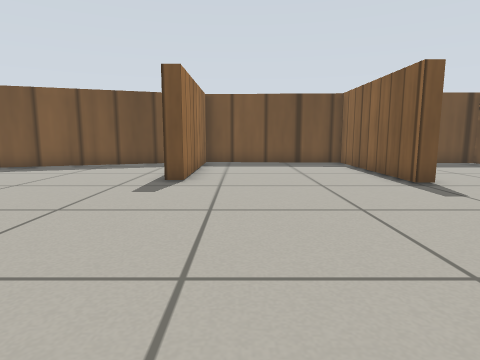
view 1 (above)

15 first-person views from a walk through a world built for the Gazebo simulator. The camera is 0.12 m above the floor, tilts 8° down and sees 75° across. The floor is counted in squares, 0.1 m on a side. Each view is taken from the middle of a square. On the plan, view 1 faces up. The plan holds only what a view shows up to about 13 squares ahead; the rest is blank. Simple patterns stand in for the simulator's built-in surfaces.

view 2
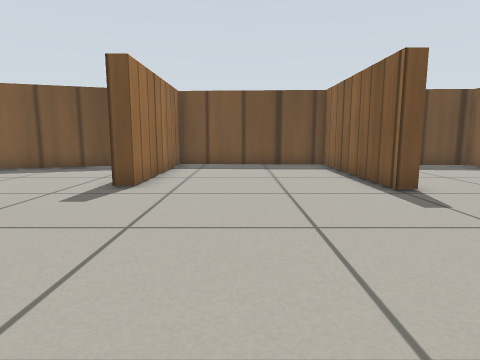

view 3
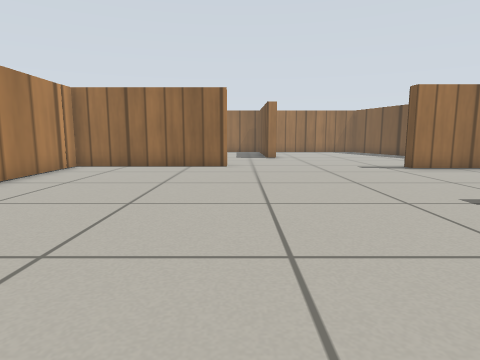

view 4
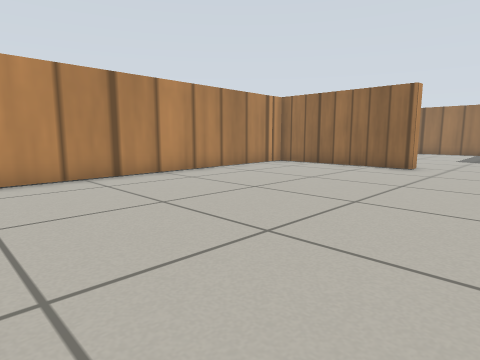

view 5
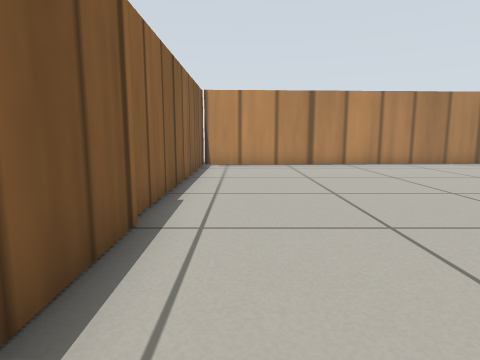

view 6
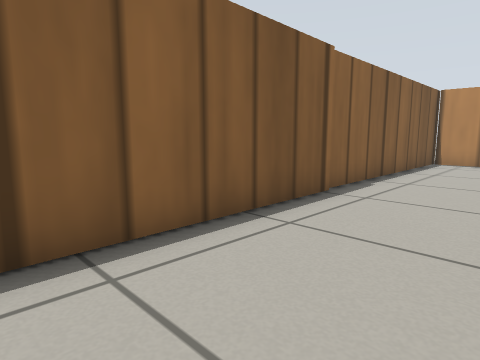

view 7
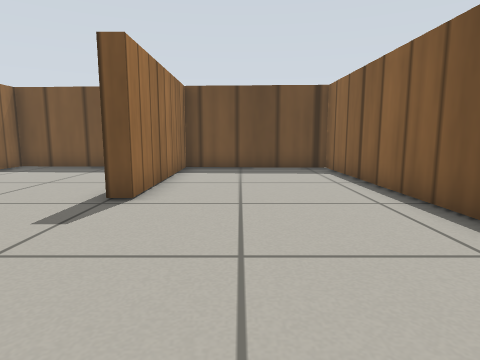

view 8
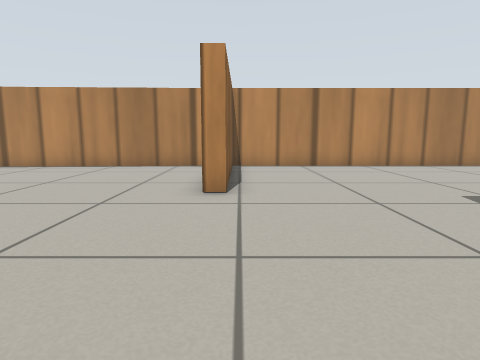

view 9
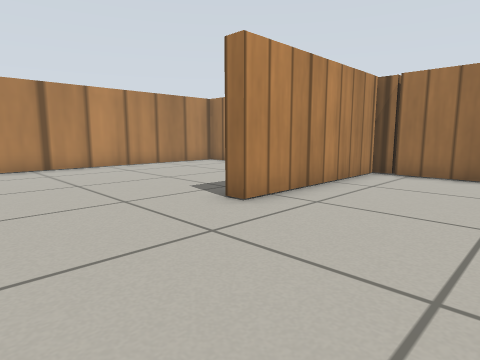

view 10
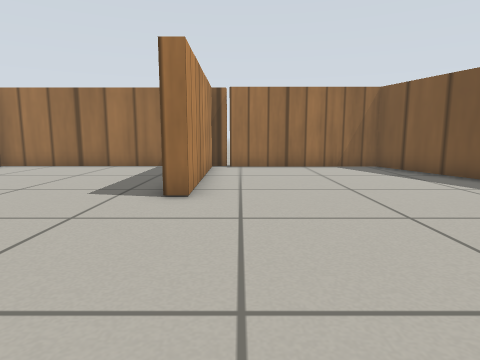

view 11
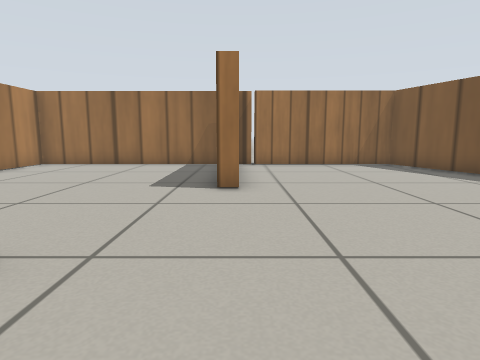

view 12
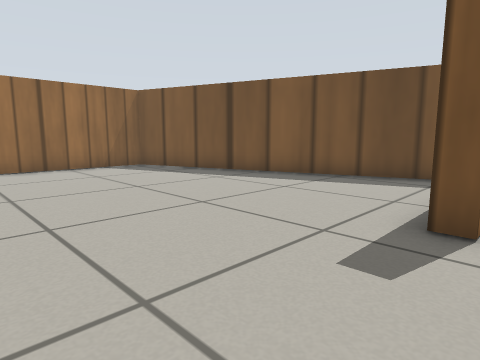

view 13
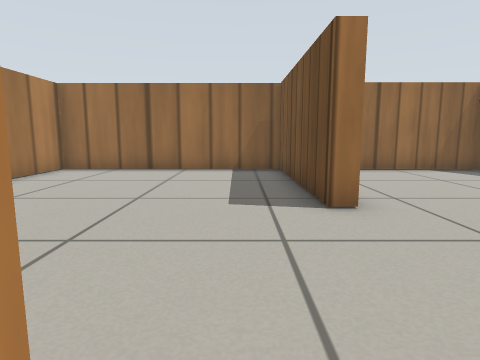

view 14
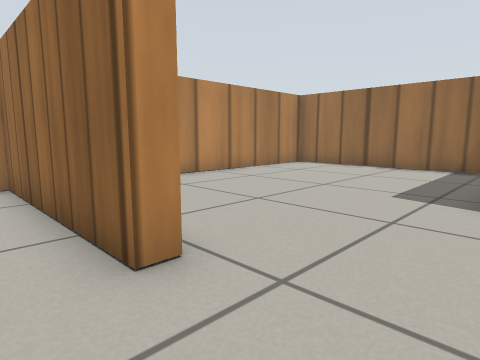

view 15
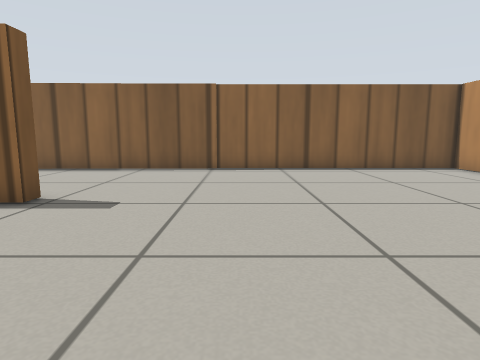

### Floor plan
Points are (right, up) in squares from view 1. A wall is a line through its corners. A room is listed if a view was taken in it or the views show most of it. See-through windows are left out.
Room 1 (views 1, 2, 10, 11, 12, 14, 15)
walls: (-2.2, 1.5) (-2.2, -4.4); (5, 7.9) (4.5, 7.9) (4.5, 13.9) (-1.5, 14.2) (-1.5, 8.3); (-1.7, -4.4) (5.5, -4.1)
ways out: opening at (5, 2) to room 2; opening at (-2, 5) to room 3
Room 2 (views 3, 4, 5, 6, 7)
walls: (5.5, -4.1) (10.5, -3.9); (10.6, -4.2) (10.2, 13.6) (5, 13.9) (5, 7.9)
ways out: opening at (5, 2) to room 1
Room 3 (views 8, 9, 13)
walls: (-1.5, 8.3) (-2.1, 8.3); (-13.3, 10.2) (-13.3, 3.9) (-7.1, 4) (-7.1, 3.5) (-13.3, 3.4) (-13.3, -4.4) (-2.6, -4.4); (-2.7, -4.1) (-2.7, 1.5) (-2.2, 1.5); (-3.2, 13.7) (-13.1, 10.3) (-13.1, 5.5)
ways out: opening at (-2, 5) to room 1

Where each view was taken, in squares from view 1:
view 1: 0 up, 0 right, facing up
view 2: 1 up, 1 right, facing up
view 3: 2 up, 10 right, facing left
view 4: 5 up, 10 right, facing down-left
view 5: 9 up, 9 right, facing down
view 6: 11 up, 7 right, facing down-right
view 7: 2 up, 7 right, facing up
view 8: 8 up, 3 left, facing down
view 9: 8 up, 3 left, facing down-left
view 10: 5 up, 1 left, facing left
view 11: 4 up, 0 right, facing left
view 12: 4 up, 1 left, facing up-left
view 13: 2 up, 2 left, facing left
view 14: 4 up, 1 left, facing down-left
view 15: 4 up, 1 left, facing right
